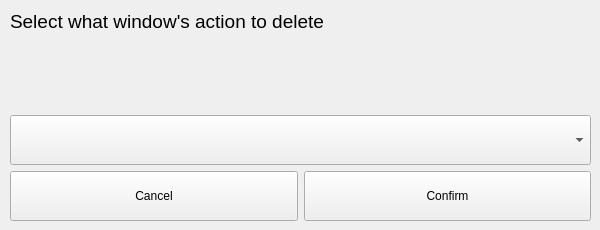
<?xml version="1.0" encoding="UTF-8"?>
<ui version="4.0">
 <class>Form</class>
 <widget class="QWidget" name="Form">
  <property name="geometry">
   <rect>
    <x>0</x>
    <y>0</y>
    <width>600</width>
    <height>230</height>
   </rect>
  </property>
  <property name="windowTitle">
   <string>Form</string>
  </property>
  <widget class="QWidget" name="verticalLayoutWidget">
   <property name="geometry">
    <rect>
     <x>10</x>
     <y>10</y>
     <width>581</width>
     <height>211</height>
    </rect>
   </property>
   <layout class="QVBoxLayout" name="verticalLayout">
    <item>
     <widget class="QLabel" name="label">
      <property name="font">
       <font>
        <pointsize>14</pointsize>
       </font>
      </property>
      <property name="text">
       <string>Select what window's action to delete</string>
      </property>
     </widget>
    </item>
    <item>
     <spacer name="verticalSpacer">
      <property name="orientation">
       <enum>Qt::Vertical</enum>
      </property>
      <property name="sizeHint" stdset="0">
       <size>
        <width>20</width>
        <height>40</height>
       </size>
      </property>
     </spacer>
    </item>
    <item>
     <widget class="QComboBox" name="select_box">
      <property name="minimumSize">
       <size>
        <width>0</width>
        <height>50</height>
       </size>
      </property>
     </widget>
    </item>
    <item>
     <layout class="QHBoxLayout" name="horizontalLayout">
      <item>
       <widget class="QPushButton" name="cancel_btn">
        <property name="minimumSize">
         <size>
          <width>0</width>
          <height>50</height>
         </size>
        </property>
        <property name="text">
         <string>Cancel</string>
        </property>
       </widget>
      </item>
      <item>
       <widget class="QPushButton" name="confirm_btn">
        <property name="minimumSize">
         <size>
          <width>0</width>
          <height>50</height>
         </size>
        </property>
        <property name="text">
         <string>Confirm</string>
        </property>
       </widget>
      </item>
     </layout>
    </item>
   </layout>
  </widget>
 </widget>
 <resources/>
 <connections/>
</ui>
